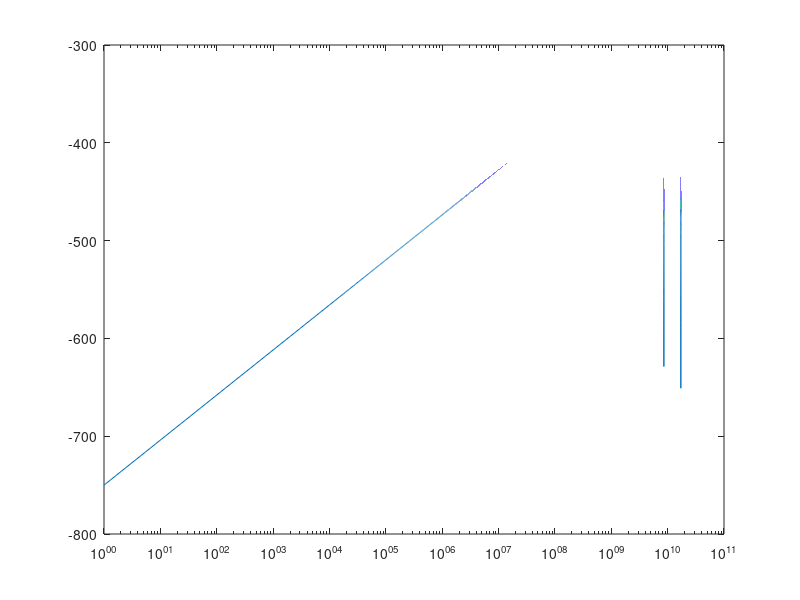

Recreate this plot in MATLAB.
pt = 10;
f = 1:1e3:25e9;
ht = 70;
hr = 100;
c = 3e8;
gt = 1;

lampda = c./f;

cte1 = pt*gt/pi;
cte2 = 2*pi*ht*hr./lampda;

d = 400e3;

s = (cte1/d^2) .* (sin(cte2./d)).^2;
sdB = 10.*log(s/1e3);

semilogx(f,sdB);